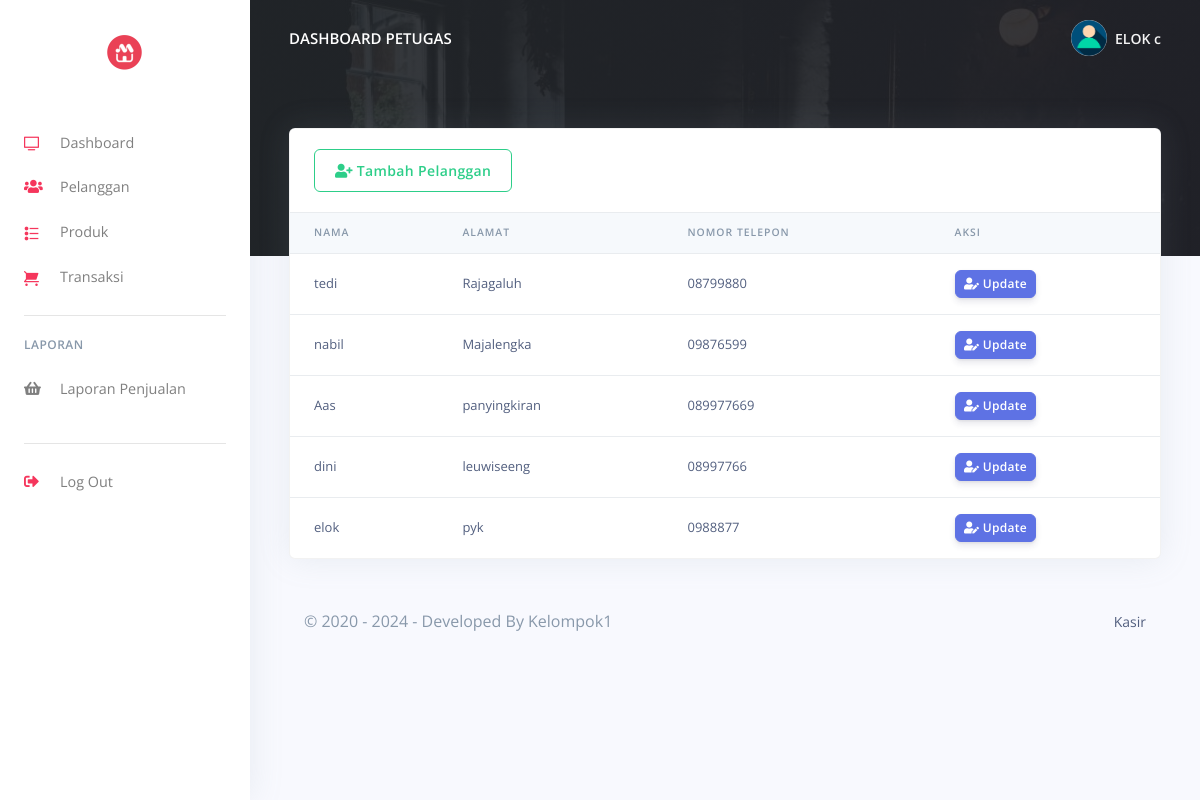
Page /pos/cashier/customes.php (signed in) on the committed database.
### tables this page shows
CREATE TABLE `user` (
  `UserID` int(11) NOT NULL,
  `Username` varchar(255) NOT NULL,
  `Password` varchar(255) NOT NULL,
  `Email` varchar(255) NOT NULL,
  `NamaLengkap` varchar(255) NOT NULL,
  `Alamat` varchar(200) NOT NULL,
  `level` enum('admin','petugas') NOT NULL
);

CREATE TABLE `pelanggan` (
  `PelangganID` int(11) NOT NULL,
  `NamaPelanggan` varchar(255) NOT NULL,
  `Alamat` text NOT NULL,
  `NomorTelepon` varchar(15) NOT NULL,
  `DibuatPada` timestamp(6) NOT NULL DEFAULT current_timestamp(6) ON UPDATE current_timestamp(6)
);

### pos/cashier/customes.php (the view, shortened to what this page needs)
<?php
include('config/checklogin.php');
require_once('partials/_head.php');
?>
<body>
  <?php
  require_once('partials/_sidebar.php');
  ?>
  <div class="main-content">
    <?php
    require_once('partials/_topnav.php');
    ?>
    <div class="container-fluid mt--8">
      <div class="row">
        <div class="col">
          <div class="card shadow">
            <div class="card-header border-0">
              <a href="add_customer.php" class="btn btn-outline-success">
                <i class="fas fa-user-plus"></i>
                Tambah Pelanggan
              </a>
            </div>
            <div class="table-responsive">
              <table class="table align-items-center table-flush">
                <thead class="thead-light">
                  <tr>
                    <th scope="col">Nama</th>
                    <th scope="col">Alamat</th>
                    <th scope="col">Nomor Telepon</th>
                    <th scope="col">Aksi</th>
                  </tr>
                </thead>
                <tbody>
                  <?php
                  $ret = "SELECT * FROM  pelanggan  ORDER BY `pelanggan`.`DibuatPada` DESC ";
                  $stmt = $mysqli->prepare($ret);
                  $stmt->execute();
                  $res = $stmt->get_result();
                  while ($cust = $res->fetch_object()) {
                  ?>
                    <tr>
                      <td><?php echo $cust->NamaPelanggan; ?></td>
                      <td><?php echo $cust->Alamat; ?></td>
                      <td><?php echo $cust->NomorTelepon; ?></td>
                      <td>
                        <a href="update_customer.php?update=<?php echo $cust->PelangganID; ?>">
                          <button class="btn btn-sm btn-primary">
                            <i class="fas fa-user-edit"></i>
                            Update
                          </button>
                        </a>
                      </td>
                    </tr>
                  <?php } ?>
                </tbody>
              </table>
            </div>
          </div>
        </div>
      </div>
      <?php
      require_once('partials/_footer.php');
      ?>
    </div>
  </div>
</body>
</html>

### pos/cashier/partials/_sidebar.php (shortened to what this page needs)
<?php
$UserID = $_SESSION['UserID'];
$ret = "SELECT * FROM  user  WHERE UserID = '$UserID'";
$stmt = $mysqli->prepare($ret);
$stmt->execute();
$res = $stmt->get_result();
while ($admin = $res->fetch_object()) {
?>
  <nav class="navbar navbar-vertical fixed-left navbar-expand-md navbar-light bg-white" id="sidenav-main">
    <div class="container-fluid">
      <a class="navbar-brand" href="dashboard.php">
        <img src="assets/img/brand/logo.jpg" class="navbar-brand-img img-fluid" alt="...">
      </a>
      <div class="collapse navbar-collapse" id="sidenav-collapse-main">
        <ul class="navbar-nav">
          <li class="nav-item">
            <a class="nav-link" href="dashboard.php">
              <i class="ni ni-tv-2 text-danger"></i> Dashboard
            </a>
          </li>
          <li class="nav-item">
            <a class="nav-link" href="customes.php">
              <i class="fas fa-users text-danger"></i> Pelanggan
            </a>
          </li>
          <li class="nav-item">
            <a class="nav-link" href="products.php">
              <i class="ni ni-bullet-list-67 text-danger"></i>Produk
            </a>
          </li>
          <li class="nav-item">
            <a class="nav-link" href="orders.php">
              <i class="ni ni-cart text-danger"></i> Transaksi
            </a>
          </li>
        </ul>
        <hr class="my-3">
        <h6 class="navbar-heading text-muted">Laporan</h6>
        <ul class="navbar-nav mb-md-3">
          <li class="nav-item">
            <a class="nav-link" href="report.php">
              <i class="fas fa-shopping-basket"></i> Laporan Penjualan
            </a>
          </li>
        </ul>
        <hr class="my-3">
        <ul class="navbar-nav mb-md-3">
          <li class="nav-item">
            <a class="nav-link" href="logout.php">
              <i class="fas fa-sign-out-alt text-danger"></i> Log Out
            </a>
          </li>
        </ul>
      </div>
    </div>
  </nav>
<?php } ?>

### pos/cashier/partials/_topnav.php (shortened to what this page needs)
<?php
$UserID = $_SESSION['UserID'];
$ret = "SELECT * FROM  user  WHERE UserID = '$UserID'";
$stmt = $mysqli->prepare($ret);
$stmt->execute();
$res = $stmt->get_result();
while ($admin = $res->fetch_object()) {
?>
    <nav class="navbar navbar-top navbar-expand-md navbar-dark" id="navbar-main">
        <div class="container-fluid">
            <a class="h4 mb-0 text-white text-uppercase d-none d-lg-inline-block" href="dashboard.php">Dashboard Petugas</a>
            <ul class="navbar-nav align-items-center d-none d-md-flex">
                <li class="nav-item dropdown">
                    <a class="nav-link pr-0" href="#" role="button" data-toggle="dropdown" aria-haspopup="true" aria-expanded="false">
                        <div class="media align-items-center">
                            <span class="avatar avatar-sm rounded-circle">
                                <img alt="Image placeholder" src="assets/img/theme/user-a-min.png">
                            </span>
                            <div class="media-body ml-2 d-none d-lg-block">
                                <span class="mb-0 text-sm  font-weight-bold"><?php echo $admin->Username; ?></span>
                            </div>
                        </div>
                    </a>
                </li>
            </ul>
        </div>
    </nav>
<?php } ?>

### rows in the picture
user: Username "ELOK c"
pelanggan: NamaPelanggan "tedi", Alamat "Rajagaluh", NomorTelepon "08799880"
pelanggan: NamaPelanggan "nabil", Alamat "Majalengka", NomorTelepon "09876599"
pelanggan: NamaPelanggan "Aas", Alamat "panyingkiran", NomorTelepon "089977669"
pelanggan: NamaPelanggan "dini", Alamat "leuwiseeng", NomorTelepon "08997766"
pelanggan: NamaPelanggan "elok", Alamat "pyk", NomorTelepon "0988877"
